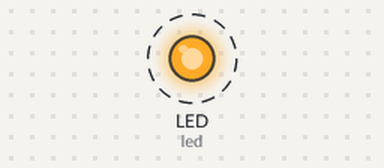
A program run on a simulated CircuitPython board. Parts: output pins drawn as LEDs (lit = HIGH). Dashed ring = blinking. What the program prints to the serial console is not drawn.

Above: at 0.2 s.
Timing chart, 0 to 3.0 s (numbered marks = the images above):
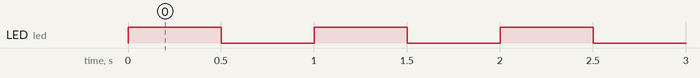

The program:

log.py
```python
import board
import digitalio
import time

led = digitalio.DigitalInOut(board.LED)
led.direction = digitalio.Direction.OUTPUT

while True:
    led.value = True
    print(f"LED is {led.value}")
    time.sleep(0.5)

    led.value = False
    print(f"LED is {led.value}")
    time.sleep(0.5)
```

Measured:
- by itself, LED (led): alternates HIGH for 0.50 s and LOW for 0.50 s
